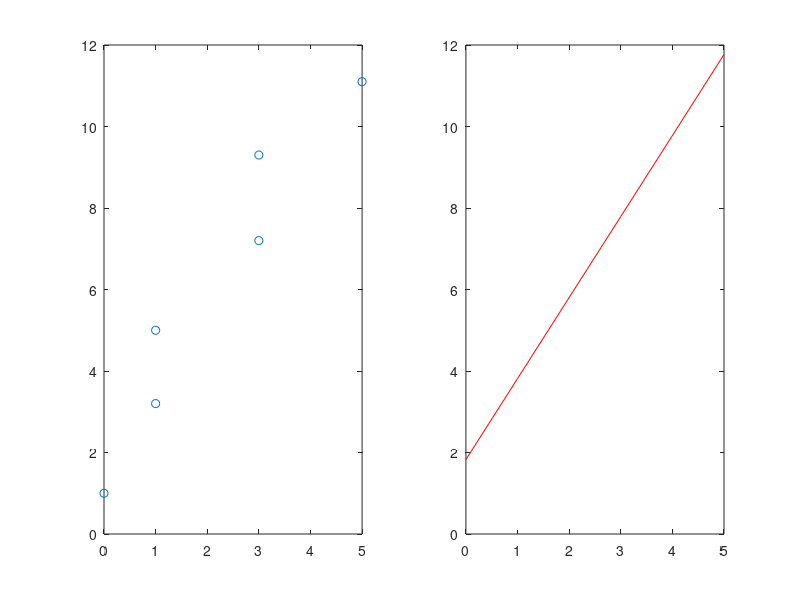

MATLAB code to generate this figure:
close all;
clear;
x = [0 1 1 3 3 5];
y = [1 3.2 5 7.2 9.3 11.1];
A = [];
B = [];
for i = 1:6
    A = [A; x(i) 1];
    B = [B; y(i)];
end
AtA = A'*A;
estimate = inv(AtA)*A'*B;
yfit = estimate(1)*x + estimate(2);
figure(1)
subplot(1,2,1)
plot(x,y,'o');
subplot(1,2,2)
plot(x, yfit, 'r');